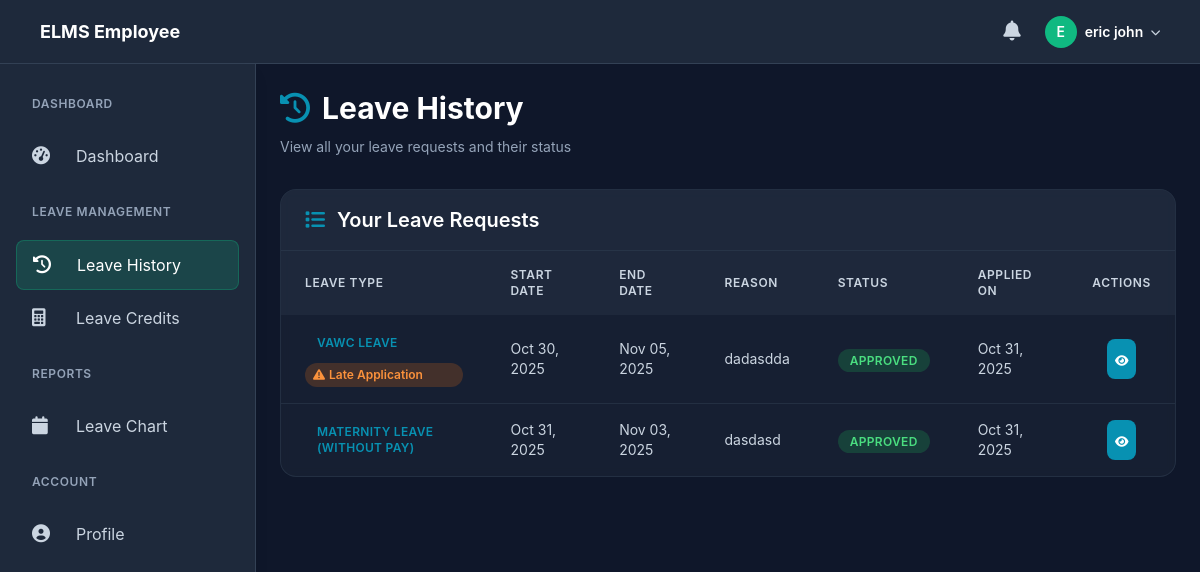
The app's page /app/modules/user/views/leave_history.php (signed in) with its own data.
### tables this page shows
CREATE TABLE `employees` (
  `id` int(11) NOT NULL,
  `email` varchar(255) NOT NULL,
  `email_verified` tinyint(1) DEFAULT 0,
  `verification_token` varchar(255) DEFAULT NULL,
  `verification_expires` datetime DEFAULT NULL,
  `account_status` enum('pending','active','suspended') DEFAULT 'pending',
  `contact` varchar(20) DEFAULT NULL,
  `department` varchar(100) DEFAULT NULL,
  `position` varchar(100) DEFAULT NULL,
  `password` varchar(255) NOT NULL,
  `name` varchar(255) NOT NULL,
  `role` enum('employee','manager','admin','director') DEFAULT 'employee',
  `sick_leave_balance` int(11) DEFAULT 10,
  `emergency_leave_balance` int(11) DEFAULT 0,
  `maternity_leave_balance` int(11) DEFAULT 0,
  `paternity_leave_balance` int(11) DEFAULT 0,
  `study_leave_balance` int(11) DEFAULT 0,
  `created_at` timestamp NOT NULL DEFAULT current_timestamp(),
  `vacation_leave_balance` int(11) DEFAULT 15,
  `special_leave_privilege_balance` int(11) DEFAULT 3,
  `solo_parent_leave_balance` int(11) DEFAULT 7,
  `vawc_leave_balance` int(11) DEFAULT 10,
  `rehabilitation_privilege_balance` int(11) DEFAULT 0,
  `special_women_leave_balance` int(11) DEFAULT 0,
  `special_emergency_leave_balance` int(11) DEFAULT 0,
  `adoption_leave_balance` int(11) DEFAULT 0,
  `mandatory_leave_balance` int(11) DEFAULT 0,
  `service_start_date` date DEFAULT NULL,
  `last_leave_credit_update` date DEFAULT NULL,
  `special_privilege_leave_balance` decimal(5,2) DEFAULT 3.00,
  `rehabilitation_leave_balance` decimal(5,2) DEFAULT 0.00,
  `terminal_leave_balance` int(11) DEFAULT 0,
  `gender` enum('male','female') DEFAULT 'male',
  `is_solo_parent` tinyint(1) DEFAULT 0,
  `remember_token` varchar(255) DEFAULT NULL,
  `remember_token_expires` datetime DEFAULT NULL,
  `password_reset_token` varchar(255) DEFAULT NULL,
  `password_reset_expires` datetime DEFAULT NULL,
  `cto_balance` decimal(5,2) DEFAULT 0.00,
  `bereavement_leave_balance` int(11) DEFAULT 3,
  `profile_picture` varchar(255) DEFAULT NULL
);

CREATE TABLE `leave_requests` (
  `id` int(11) NOT NULL,
  `employee_id` int(11) NOT NULL,
  `leave_type` enum('vacation','sick','special_privilege','maternity','paternity','solo_parent','vawc','rehabilitation','study','terminal','cto','without_pay') NOT NULL,
  `start_date` date NOT NULL,
  `end_date` date NOT NULL,
  `reason` text NOT NULL,
  `status` enum('pending','approved','rejected','cancelled') DEFAULT 'pending',
  `department_approval_status` enum('pending','approved','rejected') DEFAULT 'pending',
  `director_approval_status` enum('pending','approved','rejected') DEFAULT 'pending',
  `department_approved_at` datetime DEFAULT NULL,
  `dept_head_approval` enum('pending','approved','rejected') DEFAULT 'pending',
  `dept_head_approved_by` int(11) DEFAULT NULL,
  `dept_head_approved_at` datetime DEFAULT NULL,
  `director_approval` enum('pending','approved','rejected') DEFAULT 'pending',
  `director_approved_by` int(11) DEFAULT NULL,
  `director_approved_at` datetime DEFAULT NULL,
  `department_comment` text DEFAULT NULL,
  `director_comment` text DEFAULT NULL,
  `admin_approval` enum('pending','approved','rejected') DEFAULT 'pending',
  `admin_approved_by` int(11) DEFAULT NULL,
  `admin_approved_at` datetime DEFAULT NULL,
  `created_at` timestamp NOT NULL DEFAULT current_timestamp(),
  `medical_certificate_path` varchar(255) DEFAULT NULL COMMENT 'Path to uploaded medical certificate file (for sick leave)',
  `medical_condition` enum('in_hospital','out_patient') DEFAULT NULL,
  `illness_specify` varchar(255) DEFAULT NULL,
  `special_women_condition` text DEFAULT NULL,
  `location_type` enum('within_philippines','outside_philippines') DEFAULT NULL,
  `location_specify` varchar(255) DEFAULT NULL,
  `study_type` enum('masters_degree','bar_board') DEFAULT NULL,
  `monetization_details` text DEFAULT NULL,
  `terminal_leave_details` text DEFAULT NULL,
  `is_late` tinyint(1) DEFAULT 0,
  `late_justification` text DEFAULT NULL,
  `days_requested` int(11) DEFAULT 0,
  `approved_days` int(11) DEFAULT NULL,
  `pay_status` enum('with_pay','without_pay') DEFAULT NULL,
  `approved_by` int(11) DEFAULT NULL,
  `approved_at` datetime DEFAULT NULL,
  `rejection_reason` text DEFAULT NULL,
  `dept_head_rejection_reason` text DEFAULT NULL,
  `director_rejection_reason` text DEFAULT NULL,
  `final_approval_status` enum('pending','approved','rejected') DEFAULT 'pending',
  `approved_days_with_pay` int(11) DEFAULT NULL,
  `approved_days_without_pay` int(11) DEFAULT NULL,
  `director_approval_notes` text DEFAULT NULL,
  `admin_approval_notes` text DEFAULT NULL,
  `printed_at` datetime DEFAULT NULL,
  `printed_by` int(11) DEFAULT NULL,
  `rejected_at` datetime DEFAULT NULL,
  `rejected_by` int(11) DEFAULT NULL,
  `original_leave_type` varchar(50) DEFAULT NULL COMMENT 'Stores the original leave type when converted to without_pay due to insufficient credits'
);

### app/modules/user/views/leave_history.php (the view, shortened to what the rows shown need)
<?php
require_once '../../../../config/database.php';
require_once '../../../../config/leave_types.php';
$stmt = $pdo->prepare("SELECT * FROM employees WHERE id = ?");
$stmt->execute([$_SESSION['user_id']]);
$employee = $stmt->fetch();
$leaveTypes = getLeaveTypes();
$stmt = $pdo->prepare("
    SELECT lr.*,
           lr.leave_type as display_leave_type,
           lr.is_late,
           lr.late_justification
    FROM leave_requests lr
    WHERE lr.employee_id = ?
    ORDER BY lr.created_at DESC
");
$stmt->execute([$_SESSION['user_id']]);
$leave_requests = $stmt->fetchAll(PDO::FETCH_ASSOC);
include '../../../../includes/user_header.php';
?>
<h1 class="elms-h1" style="margin-bottom: 0.5rem; display: flex; align-items: center;">
    <i class="fas fa-history" style="color: #0891b2; margin-right: 0.75rem;"></i>Leave History
</h1>
                <div class="bg-slate-800/50 backdrop-blur-sm rounded-2xl border border-slate-700/50 overflow-hidden">
                    <div class="overflow-x-auto">
                        <table class="w-full">
                            <thead class="bg-slate-700/30">
                                <tr>
                                    <th class="px-6 py-4 text-left text-xs font-semibold text-slate-300 uppercase tracking-wider">Leave Type</th>
                                    <th class="px-6 py-4 text-left text-xs font-semibold text-slate-300 uppercase tracking-wider">Start Date</th>
                                    <th class="px-6 py-4 text-left text-xs font-semibold text-slate-300 uppercase tracking-wider">End Date</th>
                                    <th class="px-6 py-4 text-left text-xs font-semibold text-slate-300 uppercase tracking-wider">Reason</th>
                                    <th class="px-6 py-4 text-left text-xs font-semibold text-slate-300 uppercase tracking-wider">Status</th>
                                    <th class="px-6 py-4 text-left text-xs font-semibold text-slate-300 uppercase tracking-wider">Applied On</th>
                                    <th class="px-6 py-4 text-center text-xs font-semibold text-slate-300 uppercase tracking-wider">Actions</th>
                                </tr>
                            </thead>
                            <tbody class="divide-y divide-slate-700/50">
                                <?php
                                $index = 0;
                                foreach ($leave_requests as $request):
                                    $index++;
                                    $hidden_class = $index > 10 ? 'hidden leave-row-hidden' : '';
                                ?>
                                    <tr class="hover:bg-slate-700/30 transition-colors <?php echo $hidden_class; ?>">
                                        <td class="px-6 py-4">
                                            <div class="flex flex-col gap-2">
                                                <span class="bg-primary/20 text-primary px-3 py-1 rounded-full text-xs font-semibold uppercase tracking-wide">
                                                    <?php echo getLeaveTypeDisplayName($request['leave_type'], $request['original_leave_type'] ?? null, $leaveTypes); ?>
                                                </span>
                                                <?php if ($request['is_late'] == 1): ?>
                                                    <span class="bg-orange-500/20 text-orange-400 px-2 py-1 rounded-full text-xs font-semibold flex items-center">
                                                        <i class="fas fa-exclamation-triangle mr-1"></i>
                                                        Late Application
                                                    </span>
                                                <?php endif; ?>
                                            </div>
                                        </td>
                                        <td class="px-6 py-4 text-slate-300 text-sm"><?php echo date('M d, Y', strtotime($request['start_date'])); ?></td>
                                        <td class="px-6 py-4 text-slate-300 text-sm">
                                            <?php
                                            if ($request['status'] === 'approved' && isset($request['approved_days']) && $request['approved_days'] > 0) {
                                                $start = new DateTime($request['start_date']);
                                                $daysToCount = $request['approved_days'];
                                                $weekdaysCounted = 0;
                                                $current = clone $start;
                                                $dayOfWeek = (int)$current->format('N');
                                                if ($dayOfWeek >= 1 && $dayOfWeek <= 5) {
                                                    $weekdaysCounted++;
                                                }
                                                while ($weekdaysCounted < $daysToCount) {
                                                    $current->modify('+1 day');
                                                    $dayOfWeek = (int)$current->format('N');
                                                    if ($dayOfWeek >= 1 && $dayOfWeek <= 5) {
                                                        $weekdaysCounted++;
                                                    }
                                                }
                                                echo date('M d, Y', $current->getTimestamp());
                                            } else {
                                                echo date('M d, Y', strtotime($request['end_date']));
                                            }
                                            ?>
                                        </td>
                                        <td class="px-6 py-4 text-slate-300 text-sm max-w-xs truncate" title="<?php echo htmlspecialchars($request['reason']); ?>">
                                            <?php echo htmlspecialchars($request['reason']); ?>
                                        </td>
                                        <td class="px-6 py-4">
                                            <span class="px-3 py-1 rounded-full text-xs font-semibold uppercase tracking-wide <?php
                                                switch($request['status']) {
                                                    case 'approved':
                                                        echo 'bg-green-500/20 text-green-400';
                                                        break;
                                                }
                                            ?>">
                                                <?php
                                                $status_display = [
                                                    'under_appeal' => 'Under Appeal'
                                                ];
                                                echo $status_display[$request['status']] ?? ucfirst($request['status']);
                                                ?>
                                            </span>
                                        </td>
                                        <td class="px-6 py-4 text-slate-300 text-sm"><?php echo date('M d, Y', strtotime($request['created_at'])); ?></td>
                                        <td class="px-6 py-4 text-center">
                                            <button onclick="viewLeaveDetails(<?php echo $request['id']; ?>)"
                                                    class="bg-primary hover:bg-primary/90 text-white p-2 rounded-lg transition-colors">
                                                <i class="fas fa-eye text-xs"></i>
                                            </button>
                                        </td>
                                    </tr>
                                <?php endforeach; ?>
                            </tbody>
                        </table>
                    </div>
                </div>
        </main>
<?php include '../../../../includes/user_footer.php'; ?>

### includes/user_header.php (shortened to what the rows shown need)
<!DOCTYPE html>
<html lang="en">
<head>
    <link rel="stylesheet" href="../../../../assets/css/tailwind.css">
    <link rel="stylesheet" href="../../../../assets/libs/fontawesome/css/all.min.css">
    <link rel="stylesheet" href="../../../../assets/css/elms-dark-theme.css">
</head>
<body style="background-color: #0f172a; margin: 0;">
    <nav class="elms-navbar">
        <div class="elms-navbar-content">
            <div style="display: flex; align-items: center; gap: 1rem; margin-left: auto;">
                <div style="position: relative;">
                    <button onclick="toggleUserDropdown()" style="display: flex; align-items: center; gap: 0.5rem; background: none; border: none; cursor: pointer; padding: 0;">
                        <?php if (!empty($employee['profile_picture'])): ?>
                            <img src="../../../../uploads/profile_pictures/<?php echo htmlspecialchars($employee['profile_picture']); ?>"
                                 alt="Profile"
                                 style="width: 32px; height: 32px; border-radius: 50%; object-fit: cover; border: 2px solid #10b981;">
                        <?php else: ?>
                            <div style="width: 32px; height: 32px; background: #10b981; border-radius: 50%; display: flex; align-items: center; justify-content: center; color: white; font-weight: 600; font-size: 0.875rem;">
                                <?php echo strtoupper(substr($employee['name'], 0, 1)); ?>
                            </div>
                        <?php endif; ?>
                        <div style="text-align: left;">
                            <div style="color: white; font-weight: 600; font-size: 0.875rem;">
                                <?php echo htmlspecialchars($employee['name']); ?>
                            </div>
                        </div>
                        <i class="fas fa-chevron-down" style="color: #cbd5e1; font-size: 0.625rem;"></i>
                    </button>
                </div>
            </div>
        </div>
    </nav>
    <main class="elms-main">

### records on screen
employees: name "E", name "eric john"
leave_requests: leave_type+original_leave_type "VAWC LEAVE", is_late 1 (drawn), start_date "Oct 30, 2025", start_date "Nov 05, 2025", reason "dadasdda", status "APPROVED", created_at "Oct 31, 2025"
leave_requests: leave_type+original_leave_type "MATERNITY LEAVE (WITHOUT PAY)", start_date "Oct 31, 2025", start_date "Nov 03, 2025", reason "dasdasd", status "APPROVED", created_at "Oct 31, 2025"
